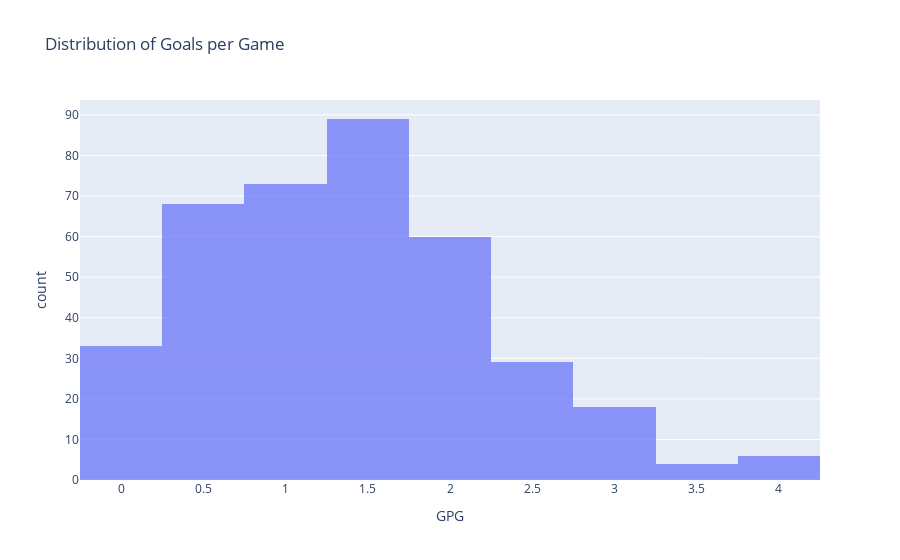

Here is the notebook cell this chart was saved with:
### Markdown cell above
Now, let's plot the distribution of the GPG variable using a histogram.

### Code cell
import plotly.express as px

fig = px.histogram(df, x='GPG', nbins=20, opacity=0.7, title='Distribution of Goals per Game')
fig.show()

### Figure 1 — Plotly figure (JSON) as saved in the notebook; plotly's stock layout.template omitted (floating-point values rounded to 4 significant figures; data arrays with more than 128 entries replaced by an {"elided": "..."} marker saying what was removed)
{"data": [{"alignmentgroup": "True", "bingroup": "x", "hovertemplate": "GPG=%{x}<br>count=%{y}<extra></extra>", "legendgroup": "", "marker": {"color": "#636efa", "opacity": 0.7, "pattern": {"shape": ""}}, "name": "", "nbinsx": 20, "offsetgroup": "", "orientation": "v", "showlegend": false, "type": "histogram", "x": {"elided": "380 float values"}, "xaxis": "x", "yaxis": "y"}], "layout": {"barmode": "relative", "legend": {"tracegroupgap": 0}, "title": {"text": "Distribution of Goals per Game"}, "xaxis": {"anchor": "y", "domain": [0, 1], "title": {"text": "GPG"}}, "yaxis": {"anchor": "x", "domain": [0, 1], "title": {"text": "count"}}}}
